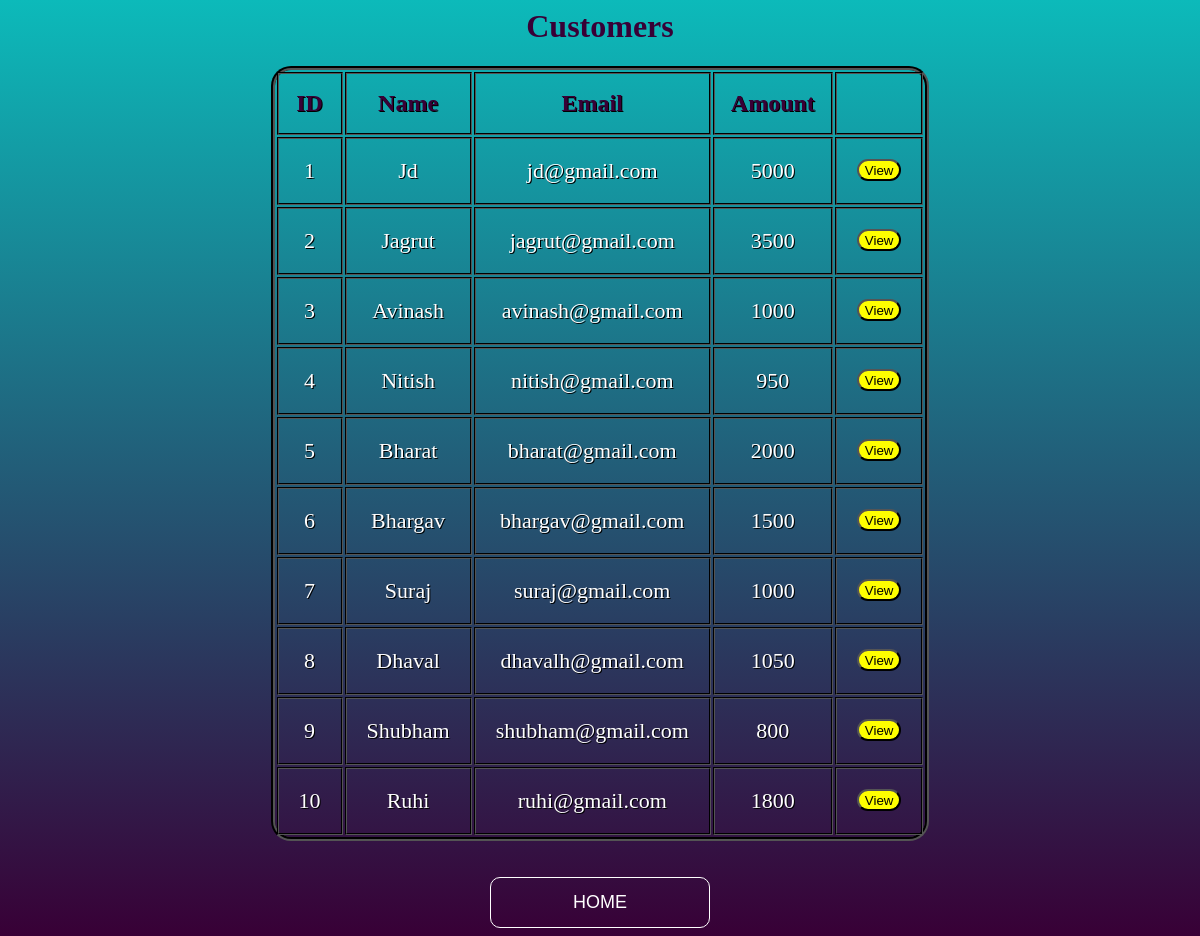
Page /check_transfer.php on the committed database.
### tables this page shows
CREATE TABLE `users` (
  `name` varchar(50) NOT NULL,
  `email` varchar(50) NOT NULL,
  `amount` double DEFAULT NULL
);

### getdetail.php (the view, shortened to what this page needs)
<?php
$con=mysqli_connect('localhost','root','','banking_system');
$q="select * from users ";
$result=mysqli_query($con,$q);
?>
<html>
<head>
</head>
<body>
	<h1 style="color:#380036;">Customers</h1>
    <table class="flat-table-1">
		<thead>
			<th>ID</th>
			<th>Name</th>
			<th>Email</th>
			<th>Amount</th>
			<th></th>
		</thead>
		<tbody>
		<tr>
			<?php
				$row=mysqli_fetch_array($result);
			?>
			<td> 1</td>
			<td><?php echo  $row["name"]; ?></td>
			<td><?php echo  $row["email"]; ?></td>
			<td><?php echo  $row["amount"]; ?></td>
			<td>
				<form action="user.php" method="post"  class="view">
					<button class="button1" type="submit" name="name" value="Jd">View</button>
				</form>
			</td>
		</tr>
		<tr>
			<?php
				$row=mysqli_fetch_array($result);
			?>
			<td> 2</td>
			<td><?php echo  $row["name"]; ?></td>
			<td><?php echo  $row["email"]; ?></td>
			<td><?php echo  $row["amount"]; ?></td>
			<td>
				<form action="user.php" method="post" class="view">
					<button class="button1" type="submit" name="name" value="Jagrut">View</button>
				</form>
			</td>
		</tr>
        <tr>
			<?php
				$row=mysqli_fetch_array($result);
			?>
			<td> 3</td>
			<td><?php echo  $row["name"]; ?></td>
			<td><?php echo  $row["email"]; ?></td>
			<td><?php echo  $row["amount"]; ?></td>
			<td>
				<form action="user.php" method="post" class="view">
					<button class="button1" type="submit" name="name" value="Avinash">View</button>
				</form>
			</td>
		</tr>
        <tr>
			<?php
				$row=mysqli_fetch_array($result);
			?>
			<td> 4</td>
			<td><?php echo  $row["name"]; ?></td>
			<td><?php echo  $row["email"]; ?></td>
			<td><?php echo  $row["amount"]; ?></td>
			<td>
				<form action="user.php" method="post" class="view">
					<button class="button1" type="submit" name="name" value="Nitish">View</button>
				</form>
			</td>
        </tr>
        <tr>
			<?php
				$row=mysqli_fetch_array($result);
			?>
			<td> 5</td>
			<td><?php echo  $row["name"]; ?></td>
			<td><?php echo  $row["email"]; ?></td>
			<td><?php echo  $row["amount"]; ?></td>
			<td>
				<form action="user.php" method="post" class="view">
					<button class="button1" type="submit" name="name" value="Bharat">View</button>
				</form>
			</td>
		</tr>
        <tr>
			<?php
				$row=mysqli_fetch_array($result);
			?>
			<td> 6</td>
			<td><?php echo  $row["name"]; ?></td>
			<td><?php echo  $row["email"]; ?></td>
			<td><?php echo  $row["amount"]; ?></td>
			<td>
				<form action="user.php" method="post" class="view">
					<button class="button1" type="submit" name="name" value="Bhargav">View</button>
				</form>
			</td>
        </tr>
        <tr>
			<?php
				$row=mysqli_fetch_array($result);
			?>
			<td> 7</td>
			<td><?php echo  $row["name"]; ?></td>
			<td><?php echo  $row["email"]; ?></td>
			<td><?php echo  $row["amount"]; ?></td>
			<td>
				<form action="user.php" method="post" class="view">
					<button class="button1"type="submit" name="name" value="Suraj">View</button>
				</form>
			</td>
		</tr>
        <tr>
			<?php
				$row=mysqli_fetch_array($result);
			?>
			<td> 8</td>
			<td><?php echo  $row["name"]; ?></td>
			<td><?php echo  $row["email"]; ?></td>
			<td><?php echo  $row["amount"]; ?></td>
			<td>
				<form action="user.php" method="post" class="view">
					<button class="button1"type="submit" name="name" value="Dhaval">View</button>
				</form>
			</td>
		</tr>
        <tr>
			<?php
				$row=mysqli_fetch_array($result);
			?>
			<td> 9</td>
			<td><?php echo  $row["name"]; ?></td>
			<td><?php echo  $row["email"]; ?></td>
			<td><?php echo  $row["amount"]; ?></td>
			<td>
				<form action="user.php" method="post" class="view">
					<button class="button1"type="submit" name="name" value="Shubham">View</button>
				</form>
			</td>
        </tr>
        <tr>
			<?php
				$row=mysqli_fetch_array($result);
			?>
			<td> 10</td>
			<td><?php echo  $row["name"]; ?></td>
			<td><?php echo  $row["email"]; ?></td>
			<td><?php echo  $row["amount"]; ?></td>
			<td>
				<form action="user.php" method="post" class="view">
					<button class="button1"type="submit" name="name" value="Ruhi">View</button>
				</form>
			</td>
		</tr>
		</tbody>
	</table><br><br>
<div class="buttons">
	<a href="index.php">
    <button class="glow-on-hover">HOME</button>
	</a>
</div>
</body>
</html>

### check_transfer.php (shortened to what this page needs)
<?php
$con=mysqli_connect('localhost','root','','banking_system');
$name1=$_SESSION['name'];
$q="select amount from users where name='$name1'";
$result=mysqli_query($con,$q);
$row=mysqli_fetch_array($result);
$var=$row['amount'];
if ( $var >= $_POST["transfer"] )
{
    include 'getdetail.php';
}
else
{
	include 'getdetail.php';
    $message="Insufficient Balance";
   echo"<script type='text/javascript'>alert('$message');
   </script>";
}
?>

### rows in the picture
users: name "Jd", email "jd@gmail.com", amount "5000"
users: name "Jagrut", email "jagrut@gmail.com", amount "3500"
users: name "Avinash", email "avinash@gmail.com", amount "1000"
users: name "Nitish", email "nitish@gmail.com", amount "950"
users: name "Bharat", email "bharat@gmail.com", amount "2000"
users: name "Bhargav", email "bhargav@gmail.com", amount "1500"
users: name "Suraj", email "suraj@gmail.com", amount "1000"
users: name "Dhaval", email "dhavalh@gmail.com", amount "1050"
users: name "Shubham", email "shubham@gmail.com", amount "800"
users: name "Ruhi", email "ruhi@gmail.com", amount "1800"
